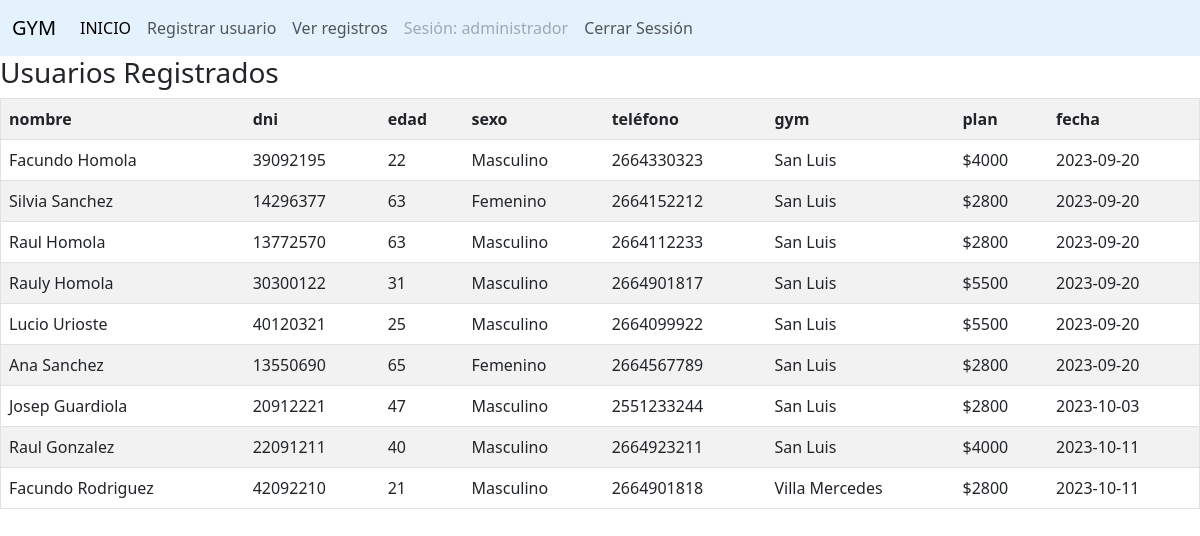
Screenshot of /gimnasio/bd/usuarios.php (signed in) with the database file from the repository.
### tables this page shows
CREATE TABLE `clientes` (
  `id` int(11) NOT NULL,
  `nombre` varchar(30) NOT NULL,
  `dni` int(11) NOT NULL,
  `edad` int(11) NOT NULL,
  `sexo` varchar(10) NOT NULL,
  `telefono` varchar(20) NOT NULL,
  `gym` varchar(20) NOT NULL,
  `plan` int(11) NOT NULL,
  `fecha` date NOT NULL
);

### gimnasio/bd/usuarios.php (the view, shortened to what this page needs)
<!DOCTYPE html>
<html lang="en">
<head>
    <link href="./../css/bootstrap.min.css" type="text/css" rel="stylesheet">
</head>
<body>
<?php
    require('./../includes/header.php');
?>
<?php
include 'cn.php';
?>
<h3>Usuarios Registrados</h3>
<table border="1" class="table table-striped">
<tr>
    <td><b>nombre</b></td>
    <td><b>dni</b></td>
    <td><b>edad</b></td>
    <td><b>sexo</b></td>
    <td><b>teléfono</b></td>
    <td><b>gym</b></td>
    <td><b>plan</b></td>
    <td><b>fecha</b></td>
</tr>
<?php
$sql="SELECT * from clientes";
$result=mysqli_query($conexion,$sql);
while($mostrar=mysqli_fetch_array($result)){
?>
<tr>
    <td><?php echo $mostrar['nombre'] ?></td>
    <td><?php echo $mostrar['dni'] ?></td>
    <td><?php echo $mostrar['edad'] ?></td>
    <td><?php echo $mostrar['sexo'] ?></td>
    <td><?php echo $mostrar['telefono'] ?></td>
    <td><?php echo $mostrar['gym'] ?></td>
    <td>$<?php echo $mostrar['plan'] ?></td>
    <td><?php echo $mostrar['fecha'] ?></td>
</tr>
<?php
}
?>
</table>
</body>
</html>

### gimnasio/includes/header.php (shortened to what this page needs)
<?php
  $user = $_SESSION['user'];
?>
<nav class="navbar navbar-expand-lg " style="background-color: #e3f2fd;">
  <div class="container-fluid">
    <a class="navbar-brand" href="/gimnasio/index.php">GYM</a>
    <div class="collapse navbar-collapse" id="navbarNav">
      <ul class="navbar-nav">
        <li class="nav-item">
          <a class="nav-link active" aria-current="page" href="/gimnasio/index.php">INICIO</a>
        </li>
        <li class="nav-item">
          <a class="nav-link" href="/gimnasio/alta.php">Registrar usuario</a>
        </li>
        <li class="nav-item">
          <a class="nav-link" href="/gimnasio/bd/usuarios.php">Ver registros</a>
        </li>
        <li class="nav-item">
          <a class="nav-link disabled">Sesión: <?php echo $user ?></a>
        </li>
        <li class="nav-item">
          <a class="nav-link" href="/gimnasio/logout.php">Cerrar Sessión</a>
        </li>
      </ul>
    </div>
  </div>
</nav>

### rows the page displays
clientes: nombre "Facundo Homola", dni "39092195", edad "22", sexo "Masculino", telefono "2664330323", gym "San Luis", plan "4000", fecha "2023-09-20"
clientes: nombre "Silvia Sanchez", dni "14296377", edad "63", sexo "Femenino", telefono "2664152212", gym "San Luis", plan "2800", fecha "2023-09-20"
clientes: nombre "Raul Homola", dni "13772570", edad "63", sexo "Masculino", telefono "2664112233", gym "San Luis", plan "2800", fecha "2023-09-20"
clientes: nombre "Rauly Homola", dni "30300122", edad "31", sexo "Masculino", telefono "2664901817", gym "San Luis", plan "5500", fecha "2023-09-20"
clientes: nombre "Lucio Urioste", dni "40120321", edad "25", sexo "Masculino", telefono "2664099922", gym "San Luis", plan "5500", fecha "2023-09-20"
clientes: nombre "Ana Sanchez", dni "13550690", edad "65", sexo "Femenino", telefono "2664567789", gym "San Luis", plan "2800", fecha "2023-09-20"
clientes: nombre "Josep Guardiola", dni "20912221", edad "47", sexo "Masculino", telefono "2551233244", gym "San Luis", plan "2800", fecha "2023-10-03"
clientes: nombre "Raul Gonzalez", dni "22091211", edad "40", sexo "Masculino", telefono "2664923211", gym "San Luis", plan "4000", fecha "2023-10-11"
clientes: nombre "Facundo Rodriguez", dni "42092210", edad "21", sexo "Masculino", telefono "2664901818", gym "Villa Mercedes", plan "2800", fecha "2023-10-11"

### other values shown
$user "administrador"
